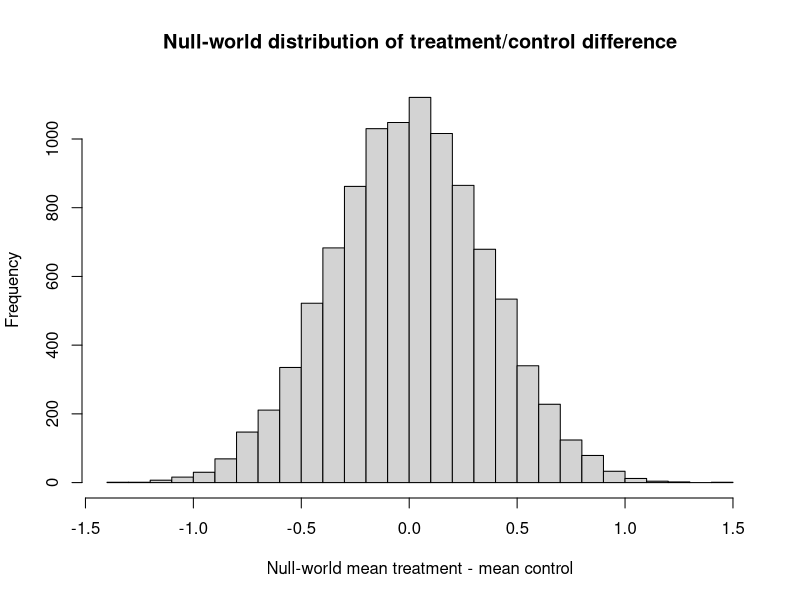

This chart was generated by the following R code:
## ---- chunk 1
# Get treatment and control values from data file.
birth_df <- read.csv('data/birthweights.csv')
# Birthweidhts for Drug A participants.
treat_df <- subset(birth_df, birth_df$Treatment == 'Drug A')
# Birthweigts as vector.
treat <- treat_df$Birthweight
# Control birthweights.
control_df <- subset(birth_df, birth_df$Treatment == 'Control')
# Birthweigts as vector.
control <- control_df$Birthweight

# Actual difference.
actual_diff <- mean(treat) - mean(control)
# Show the actual difference.
actual_diff
## ---- chunk 2
# Concatenate treatment and control vectors.
both <- c(treat, control)

# Number of trials.
n_trials <- 10000

# Make vector to store results for each trial.
results <- numeric(n_trials)

# Do 10000 simulations
for (i in 1:n_trials) {
    # Take a resample of 15 from all birth weights.
    fake_treat <- sample(both, size=15, replace=TRUE)
    # Take a second, similar resample.
    fake_control <- sample(both, size=15, replace=TRUE)
    # Find the means of the two resamples.
    mt <- mean(fake_treat)
    mc <- mean(fake_control)
    # Find the difference between the means of the two resamples.
    diff <- mt - mc
    # Keep score of the result.
    results[i] <- diff
    # End the simulation experiment, go back and repeat
}
# Produce a histogram of the resample differences
hist(results, breaks=25,
    main='Null-world distribution of treatment/control difference',
    xlab='Null-world mean treatment - mean control')
# How often did resample differences exceed the observed difference of
# .82?
k <- sum(results >= actual_diff)
kk <- k / n_trials
message('Proportion null-world differences >= actual difference: ', kk)
